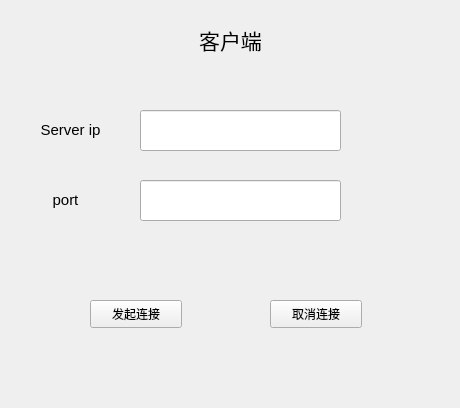
<?xml version="1.0" encoding="UTF-8"?>
<ui version="4.0">
 <class>Widget</class>
 <widget class="QWidget" name="Widget">
  <property name="geometry">
   <rect>
    <x>0</x>
    <y>0</y>
    <width>460</width>
    <height>408</height>
   </rect>
  </property>
  <property name="windowTitle">
   <string>Widget</string>
  </property>
  <widget class="QLineEdit" name="ipLineEdit">
   <property name="geometry">
    <rect>
     <x>140</x>
     <y>110</y>
     <width>201</width>
     <height>41</height>
    </rect>
   </property>
   <property name="text">
    <string/>
   </property>
  </widget>
  <widget class="QLabel" name="label">
   <property name="geometry">
    <rect>
     <x>160</x>
     <y>10</y>
     <width>141</width>
     <height>61</height>
    </rect>
   </property>
   <property name="text">
    <string>&lt;html&gt;&lt;head/&gt;&lt;body&gt;&lt;p align=&quot;center&quot;&gt;&lt;span style=&quot; font-size:16pt;&quot;&gt;客户端&lt;/span&gt;&lt;/p&gt;&lt;/body&gt;&lt;/html&gt;</string>
   </property>
  </widget>
  <widget class="QLabel" name="label_2">
   <property name="geometry">
    <rect>
     <x>30</x>
     <y>120</y>
     <width>81</width>
     <height>21</height>
    </rect>
   </property>
   <property name="text">
    <string>&lt;html&gt;&lt;head/&gt;&lt;body&gt;&lt;p align=&quot;center&quot;&gt;&lt;span style=&quot; font-size:11pt;&quot;&gt;Server ip&lt;/span&gt;&lt;/p&gt;&lt;/body&gt;&lt;/html&gt;</string>
   </property>
  </widget>
  <widget class="QLabel" name="label_3">
   <property name="geometry">
    <rect>
     <x>30</x>
     <y>190</y>
     <width>71</width>
     <height>21</height>
    </rect>
   </property>
   <property name="text">
    <string>&lt;html&gt;&lt;head/&gt;&lt;body&gt;&lt;p align=&quot;center&quot;&gt;&lt;span style=&quot; font-size:11pt;&quot;&gt;port&lt;/span&gt;&lt;/p&gt;&lt;/body&gt;&lt;/html&gt;</string>
   </property>
  </widget>
  <widget class="QLineEdit" name="portLineEdit">
   <property name="geometry">
    <rect>
     <x>140</x>
     <y>180</y>
     <width>201</width>
     <height>41</height>
    </rect>
   </property>
  </widget>
  <widget class="QPushButton" name="connectButton">
   <property name="geometry">
    <rect>
     <x>90</x>
     <y>300</y>
     <width>92</width>
     <height>28</height>
    </rect>
   </property>
   <property name="text">
    <string>发起连接</string>
   </property>
  </widget>
  <widget class="QPushButton" name="cancelButton">
   <property name="geometry">
    <rect>
     <x>270</x>
     <y>300</y>
     <width>92</width>
     <height>28</height>
    </rect>
   </property>
   <property name="text">
    <string>取消连接</string>
   </property>
  </widget>
 </widget>
 <resources/>
 <connections/>
</ui>
